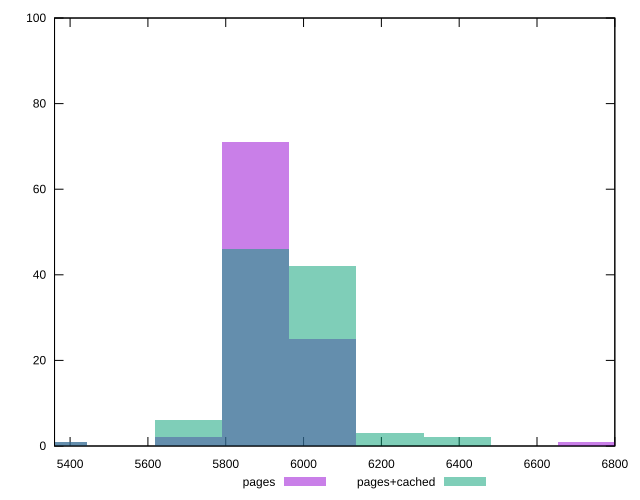

This figure's gnuplot source:
reset

$pages <<EOF
5876.677624475597 71
5703.834164932197 2
6049.5210840189975 25
6740.894922192597 1
5358.147245845397 1
EOF

$pagesCached <<EOF
5358.147245845397 1
5876.677624475597 46
6049.5210840189975 42
5703.834164932197 6
6395.208003105797 2
6222.364543562397 3
EOF

set key outside below
set boxwidth 172.84345954339992
set xrange [5360:6800]
set yrange [0:100]
set trange [0:100]
set style fill transparent solid 0.5 noborder
set terminal svg size 640, 500 enhanced background rgb 'white'
set output "report_00018_2021-02-10T15-25-16.877Z/unused-javascript/comparison/histogram/0_vs_1.svg"

plot $pages title "pages" with boxes, \
     $pagesCached title "pages+cached" with boxes

reset
